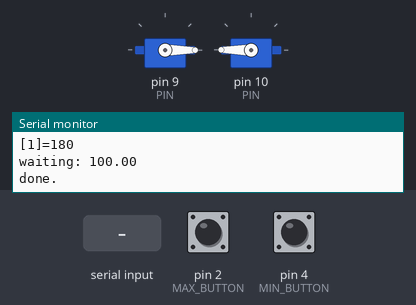
This sketch was run on a simulated Arduino Uno, built with avr-gcc and run on an emulated ATmega328P. On the bench: 2 × servo, the last lines printed to the serial monitor. The inputs (shaded band) are chosen by the test bench; at power-on: pin 2 (MAX_BUTTON) HIGH, pin 4 (MIN_BUTTON) HIGH.

Above: at 6.3 s.
6.4 s: pin 2 (MAX_BUTTON) pulled LOW for 0.15 s
At 7.3 s:
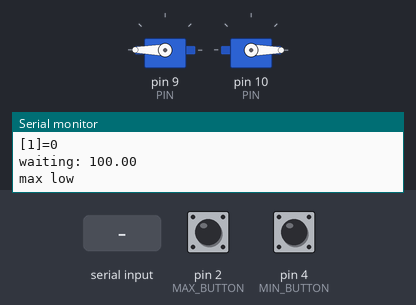
8.0 s: "90,45\n" received over Serial
At 8.9 s:
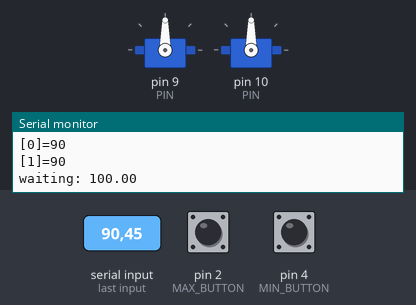
9.5 s: "30,150\n" received over Serial
At 10.1 s:
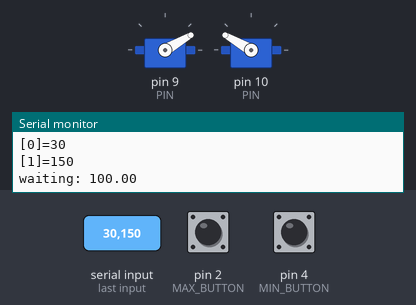
11.0 s: "5\n" received over Serial
At 12.2 s:
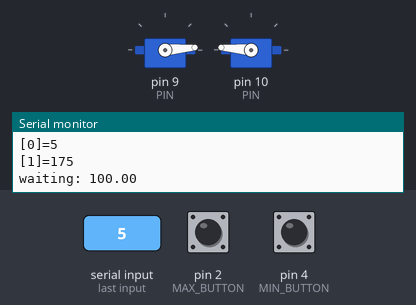
12.5 s: pin 4 (MIN_BUTTON) pulled LOW for 0.15 s
At 13.2 s:
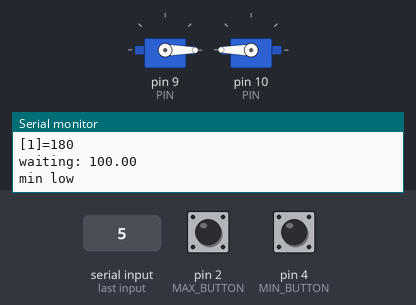
14.1 s: pin 2 (MAX_BUTTON) pulled LOW for 1 s
At 14.4 s:
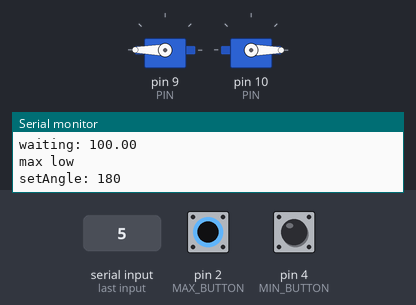
Timing chart, 0 to 17.1 s (numbered marks = the images above; inputs shaded):
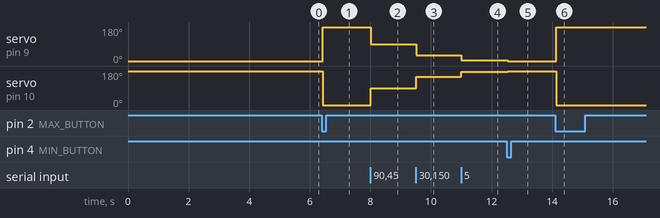

The sketch:

Servo.ino
```cpp
#include <Servo.h>

const static struct {
  int no;
  int dir;
} PIN[] = {
  { 9, 1},
  {10, -1},
};

#define SERVO_MIN 850
#define SERVO_MAX 2150
#define SERVO_SPEED (330.0/60)

#define MAX_BUTTON 2
#define MIN_BUTTON 4

Servo myServo[sizeof(PIN)/sizeof(PIN[0])];

void setup() {
  delay(5000);
  Serial.begin(9600);
  Serial.println("intializing...");
  Serial.flush();
  setAngle(0);
  Serial.println("done.");
  pinMode(MIN_BUTTON, INPUT_PULLUP);
  pinMode(MAX_BUTTON, INPUT_PULLUP);
}

void setAngle(int a) {
  Serial.print("setAngle: ");
  Serial.println(a);
  int prevMax = 0;
  for (int i; i<sizeof(PIN)/sizeof(PIN[0]); i++) {
    myServo[i].attach(PIN[i].no, SERVO_MIN, SERVO_MAX);
    int a1 = PIN[i].dir>0 ? a: 180-a;
    int prev= (abs(a1-myServo[i].read()));
    if (prevMax < prev) {
      prevMax = prev;
    }
    Serial.print("[");
    Serial.print(i);
    Serial.print("]=");
    Serial.println(a1);
    myServo[i].write(a1);
  }
  Serial.print("waiting: ");
  Serial.println(prevMax*SERVO_SPEED+100);
  delay(prevMax*SERVO_SPEED+100);
  for (int i; i<sizeof(PIN)/sizeof(PIN[0]); i++) {
    myServo[i].detach();
  }
}

static char line[1024];
static int idx = 0;

void loop() {
  while (Serial.available()>0) {
    char ch;
    switch ((ch=Serial.read())) {
    case '\r':
      break;
    case '\n':
      setAngle(atoi(line));
      line[0] = 0;
      idx = 0;
      break;
    default:
      if (sizeof(line)<=idx) {
        Serial.println("buffer overflow");
        idx = 0;
      }
      line[idx++] = ch;
      line[idx] = 0;
    }
  }
  if (digitalRead(MIN_BUTTON)==LOW) {
    Serial.println("min low");
    delay(30);
    if (digitalRead(MIN_BUTTON)==LOW) {
      setAngle(0);
    }
  }
  if (digitalRead(MAX_BUTTON)==LOW) {
    Serial.println("max low");
    delay(30);
    if (digitalRead(MAX_BUTTON)==LOW) {
      setAngle(180);
    }
  }
}
```

Measured:
- after the input at 6.4 s, servo on pin 9 (PIN): 0° → 180° at once; servo on pin 10 (PIN): 180° → 0° at once
- after the input at 8.0 s, servo on pin 9 (PIN): 180° → 90° at once; servo on pin 10 (PIN): 0° → 90° at once
- after the input at 9.5 s, servo on pin 9 (PIN): 90° → 30° at once; servo on pin 10 (PIN): 90° → 150° at once
- after the input at 11.0 s, servo on pin 9 (PIN): 30° → 5° at once; servo on pin 10 (PIN): 150° → 175° at once
- after the input at 12.5 s, servo on pin 9 (PIN): 5° → 0° at once; servo on pin 10 (PIN): 175° → 180° at once
- after the input at 14.1 s, servo on pin 9 (PIN): 0° → 180° at once; servo on pin 10 (PIN): 180° → 0° at once
